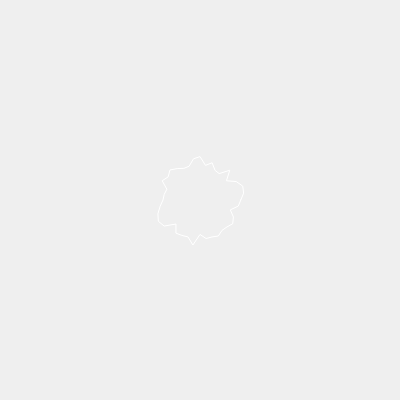
Frame 1 (no input)
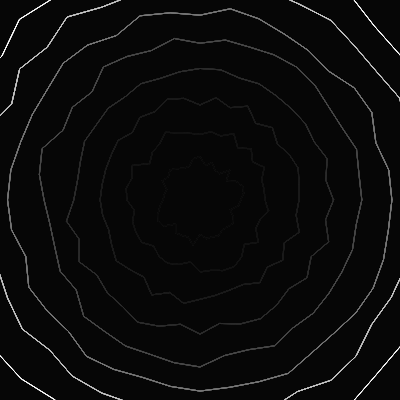
Frame 60 (no input)
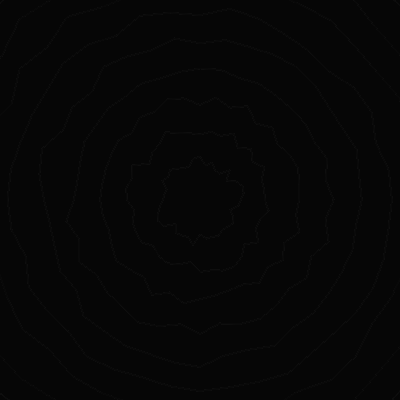
Frame 120 (the mouse pressed at the canvas centre since frame 60)

The p5.js sketch that drew these frames (run headless with seeded random() and noise() and a simulated clock; from frame 60 on, the mouse is pressed at the canvas centre):

// p5.js sketch
// ── sketch.js
function setup() {
  createCanvas(400, 400);
}
let circIdx = 0;
function draw() {
  background(0, 16);
  stroke(255);
  noFill();
  translate(width / 2, height / 2);
  // frameRate(5);
  let inc = 30;
  let r = ((inc * circIdx) % min(width * 1.3, height * 1.3)) + inc;
  if (r > min(width * 1.2, height * 1.2)) {
    background(0);
  }

  let pointCount = 40;
  beginShape();
  for (let i = 0; i < pointCount; i++) {
    let ang = (i * PI) / (pointCount / 2);

    let x = (r + noise(r + circIdx + i) * (inc / 1.5)) * cos(ang);
    let y = (r + noise(r + circIdx + i) * (inc / 1.5)) * sin(ang);
    vertex(x, y);
  }
  endShape(CLOSE);
  if (frameCount % 8 == 0) {
    circIdx++;
  }
}
